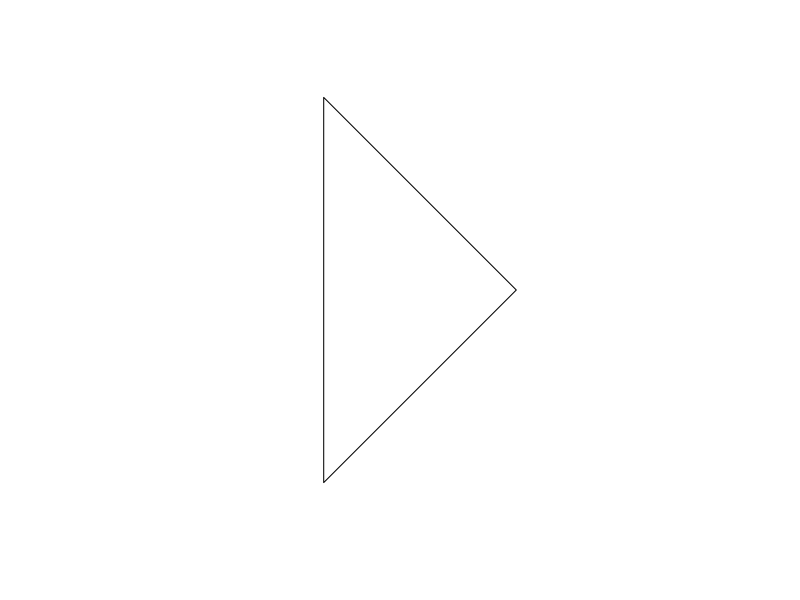
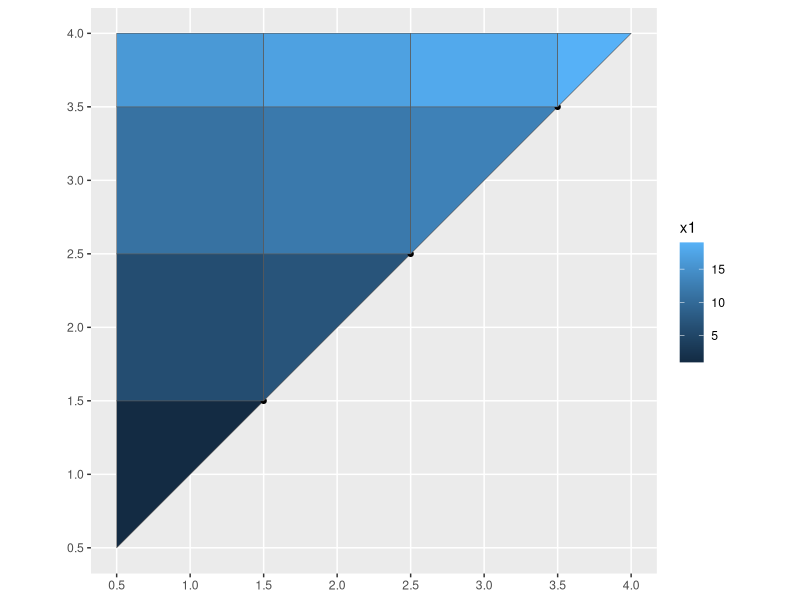
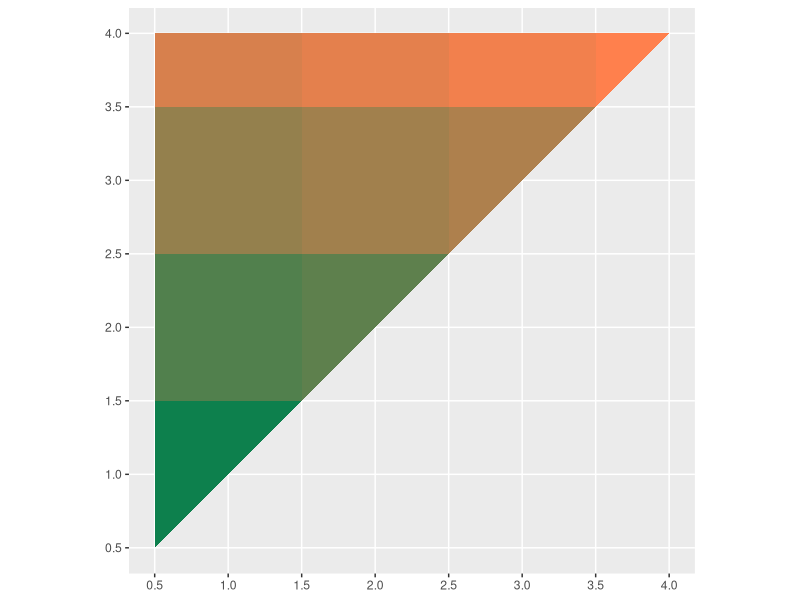

Reproduce these figures in R, in order.
# From points to grid/polygon
library(sf)
library(dplyr)
library(purrr)
library(tidyr)
library(ggplot2)
library(magrittr)

# Create points and polygons
points <- st_multipoint(as.matrix(expand.grid(seq(0.5,4.5,1), seq(0.5,4.5,1))))

pol <- st_polygon(list(matrix(c(0,0,4,4,0,4,0,0), byrow = T, ncol = 2)))
pol2 <- st_polygon(list(matrix(c(0,0,0,4,4,0,0,0), byrow = T, ncol = 2)))

# Illustrate use of st_intersection()
st_intersection(pol, pol2) %>% plot()

# st_coordinates(points)[1, 1:2] + matrix(c(-0.5,-0.5,0.5,-0.5,0.5,0.5,-0.5,0.5,-0.5,-0.5), byrow = T, ncol = 2)

# map and unnest to create longer sets
foo <- function(x) c(x-3, x, x+3)
data.frame(x = letters[1:5]) %>% 
  mutate(y = 3, d = map(y, foo)) %>% 
  unnest(cols = c(d))

# Square-making function
foo <- function(x, y) matrix(c(x, y), 5, 2, byrow = T) + matrix(c(-0.5,-0.5,0.5,-0.5,0.5,0.5,-0.5,0.5,-0.5,-0.5), byrow = T, ncol = 2)
foo(1.5, 3.5)

# st_make_grid?
dat <- st_coordinates(points)[,1:2] %>% as.data.frame()
dat$id <- 1:25

dat_sp <- st_as_sf(dat, coords = c("X", "Y")) # Already had points
dat_grid <- st_make_grid(dat_sp, cellsize = 1, n = c(5,5)) # Can be done without a spatial reference

dt <- data.frame(x1 = 1:25, x2 = 2:26)
st_geometry(dt) <- dat_grid # Set geometry from grid, keep the variables. Requires same order

dat_int <- st_intersection(dt, pol) # Do the intersection

ggplot(dat_int) + geom_sf(aes(fill = x1))
dat_int %>% 
  mutate(indicator = st_is(geometry, "POINT")) %>% 
  filter(!indicator) -> dat_temp # Filter out single points

ggplot(dat_temp) + 
  geom_sf(fill = rgb(dat_temp$x1 / max(dat_temp$x1), 0.5, 0.3), col = NA)
